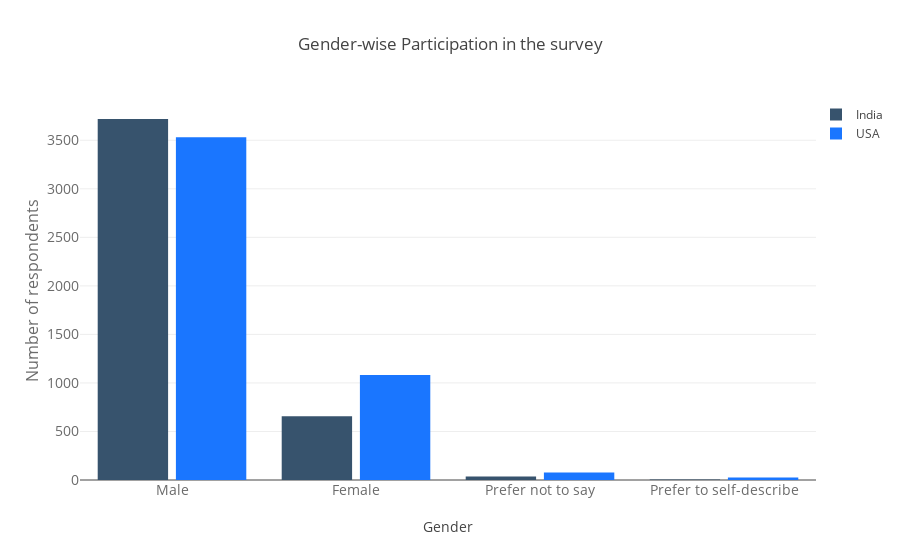

Notebook code for this chart:
### Markdown cell above
More Indians spend time in Model Building while more Americans spent time in Finding Insights in the data and communicating to the stakeholders. This difference could be attributed to the fact that the data science community in USA is more mature as compared to the Data Science Community in India.

### Code cell
india=df[df.Q3=="India"]
usa=df[df.Q3=="USA"]
c= pd.value_counts(india.Q1)
d = pd.DataFrame(data=c)
d.columns=['count']
d['count'] = pd.to_numeric(d['count'], errors='coerce')
e= pd.value_counts(usa.Q1)
f = pd.DataFrame(data=e)
f.columns=['count']
f['count'] = pd.to_numeric(f['count'], errors='coerce')
trace1 = go.Bar(
    x=d.index,
    y=d['count'],
    name='India',
    marker=dict(
        color='rgb(55, 83, 109)'
    )
)
trace2 = go.Bar(
    x=f.index,
    y=f['count'],
    name='USA',
    marker=dict(
        color='rgb(26, 118, 255)'
    )
)
data = [trace1, trace2]
layout = go.Layout(
    title='Gender-wise Participation in the survey',
    xaxis=dict(
        title='Gender',
        tickfont=dict(
            size=14,
            color='rgb(107, 107, 107)'
           
        )
    ),
    yaxis=dict(
        title='Number of respondents',
        titlefont=dict(
            size=16,
            color='rgb(107, 107, 107)'
        ),
        tickfont=dict(
            size=14,
            color='rgb(107, 107, 107)'
        )
    ),
    legend=dict(
         x=1.0,
        y=1.0,
        bgcolor='rgba(255, 255, 255, 0)',
        bordercolor='rgba(255, 255, 255, 0)'
    ),
    barmode='group',
    bargap=0.15,
    bargroupgap=0.1
)

fig = go.Figure(data=data, layout=layout)
py.offline.iplot(fig, filename='style-bar')

### Figure 1 — Plotly figure (JSON) as saved in the notebook; plotly's stock layout.template omitted (floating-point values rounded to 4 significant figures)
{"data": [{"marker": {"color": "rgb(55, 83, 109)"}, "name": "India", "x": ["Male", "Female", "Prefer not to say", "Prefer to self-describe"], "y": [3719, 657, 37, 4], "type": "bar", "uid": "3cfe3a1b-6010-4bec-b748-39a7341872c0"}, {"marker": {"color": "rgb(26, 118, 255)"}, "name": "USA", "x": ["Male", "Female", "Prefer not to say", "Prefer to self-describe"], "y": [3530, 1082, 77, 27], "type": "bar", "uid": "b115e625-6694-4c94-8c54-388de68e0a20"}], "layout": {"bargap": 0.15, "bargroupgap": 0.1, "barmode": "group", "legend": {"bgcolor": "rgba(255, 255, 255, 0)", "bordercolor": "rgba(255, 255, 255, 0)", "x": 1, "y": 1}, "title": "Gender-wise Participation in the survey", "xaxis": {"tickfont": {"color": "rgb(107, 107, 107)", "size": 14}, "title": "Gender"}, "yaxis": {"tickfont": {"color": "rgb(107, 107, 107)", "size": 14}, "title": "Number of respondents", "titlefont": {"color": "rgb(107, 107, 107)", "size": 16}}}}
